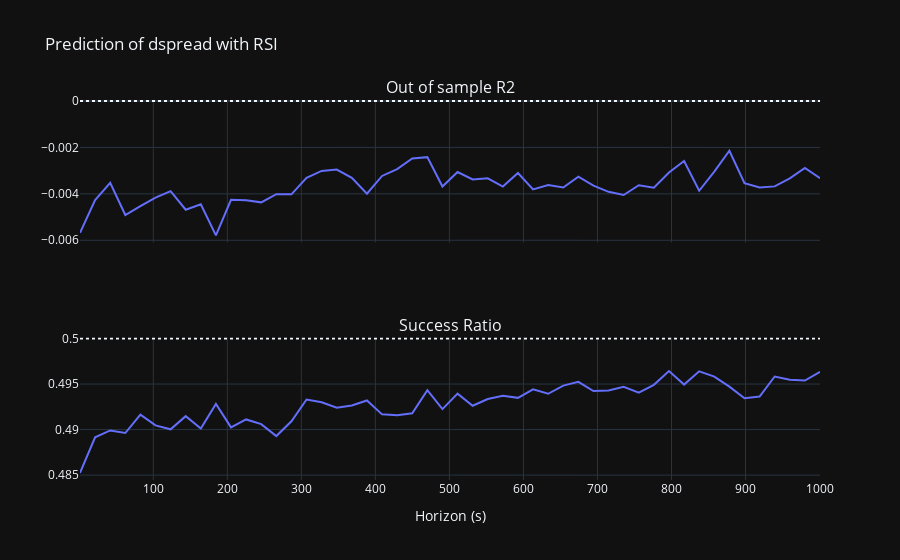

Notebook source saved alongside this figure:
### Code cell
# Calculate R2 and success ratio
for x in HORIZONS:
    r2, success = prediction_stat(f"dspread_{x}", ["rsi"])
    R2_dspread.loc[x, "RSI"] = r2
    success_ratios_dspread.loc[x, "RSI"] = success

# Plot
plot_stat("RSI", "dspread", R2_dspread, success_ratios_dspread)

### Figure 1 — Plotly figure (JSON) as saved in the notebook; plotly's stock layout.template omitted (floating-point values rounded to 4 significant figures)
{"data": [{"hovertemplate": "x=%{x}<br>y=%{y}<extra></extra>", "legendgroup": "", "line": {"color": "#636efa", "dash": "solid"}, "marker": {"symbol": "circle"}, "mode": "lines", "name": "", "orientation": "v", "showlegend": false, "type": "scatter", "x": [1.001, 21.4, 41.8, 62.2, 82.6, 103.0, 123.4, 143.8, 164.2, 184.6, 205.0, 225.4, 245.8, 266.2, 286.6, 307.0, 327.4, 347.8, 368.2, 388.6, 409.0, 429.4, 449.8, 470.2, 490.6, 511.0, 531.4, 551.8, 572.2, 592.6, 613.0, 633.4, 653.8, 674.2, 694.6, 715.0, 735.4, 755.8, 776.2, 796.6, 817.0, 837.4, 857.8, 878.2, 898.6, 919.0, 939.4, 959.8, 980.2, 1001.0], "xaxis": "x", "y": [-0.00568, -0.004271, -0.003529, -0.004912, -0.004529, -0.004164, -0.003882, -0.004683, -0.004452, -0.005789, -0.004259, -0.004272, -0.004366, -0.004015, -0.004021, -0.00331, -0.003013, -0.002952, -0.003307, -0.003992, -0.003229, -0.002932, -0.002476, -0.002419, -0.003683, -0.003061, -0.003379, -0.00333, -0.003686, -0.003101, -0.003809, -0.003621, -0.003723, -0.003258, -0.003643, -0.003912, -0.004049, -0.00363, -0.003732, -0.003079, -0.002587, -0.003866, -0.003041, -0.002144, -0.003537, -0.003727, -0.003678, -0.003333, -0.002886, -0.003328], "yaxis": "y"}, {"hovertemplate": "x=%{x}<br>y=%{y}<extra></extra>", "legendgroup": "", "line": {"color": "#636efa", "dash": "solid"}, "marker": {"symbol": "circle"}, "mode": "lines", "name": "", "orientation": "v", "showlegend": false, "type": "scatter", "x": [1.001, 21.4, 41.8, 62.2, 82.6, 103.0, 123.4, 143.8, 164.2, 184.6, 205.0, 225.4, 245.8, 266.2, 286.6, 307.0, 327.4, 347.8, 368.2, 388.6, 409.0, 429.4, 449.8, 470.2, 490.6, 511.0, 531.4, 551.8, 572.2, 592.6, 613.0, 633.4, 653.8, 674.2, 694.6, 715.0, 735.4, 755.8, 776.2, 796.6, 817.0, 837.4, 857.8, 878.2, 898.6, 919.0, 939.4, 959.8, 980.2, 1001.0], "xaxis": "x2", "y": [0.4852, 0.4891, 0.4899, 0.4896, 0.4916, 0.4905, 0.49, 0.4915, 0.4901, 0.4928, 0.4902, 0.4911, 0.4906, 0.4893, 0.4909, 0.4933, 0.493, 0.4924, 0.4926, 0.4932, 0.4917, 0.4916, 0.4918, 0.4943, 0.4922, 0.4939, 0.4926, 0.4934, 0.4937, 0.4935, 0.4944, 0.4939, 0.4948, 0.4952, 0.4942, 0.4943, 0.4947, 0.4941, 0.4949, 0.4964, 0.4949, 0.4964, 0.4958, 0.4947, 0.4934, 0.4936, 0.4958, 0.4955, 0.4954, 0.4963], "yaxis": "y2"}], "layout": {"annotations": [{"font": {"size": 16}, "showarrow": false, "text": "Out of sample R2", "x": 0.5, "xanchor": "center", "xref": "paper", "y": 1, "yanchor": "bottom", "yref": "paper"}, {"font": {"size": 16}, "showarrow": false, "text": "Success Ratio", "x": 0.5, "xanchor": "center", "xref": "paper", "y": 0.375, "yanchor": "bottom", "yref": "paper"}], "shapes": [{"line": {"dash": "dot"}, "type": "line", "x0": 0, "x1": 1, "xref": "x domain", "y0": 0, "y1": 0, "yref": "y"}, {"line": {"dash": "dot"}, "type": "line", "x0": 0, "x1": 1, "xref": "x2 domain", "y0": 0.5, "y1": 0.5, "yref": "y2"}], "showlegend": false, "title": {"text": "Prediction of dspread with RSI"}, "xaxis": {"anchor": "y", "domain": [0, 1], "matches": "x2", "showticklabels": false}, "xaxis2": {"anchor": "y2", "domain": [0, 1], "title": {"text": "Horizon (s)"}}, "yaxis": {"anchor": "x", "domain": [0.625, 1]}, "yaxis2": {"anchor": "x2", "domain": [0, 0.375]}}}
